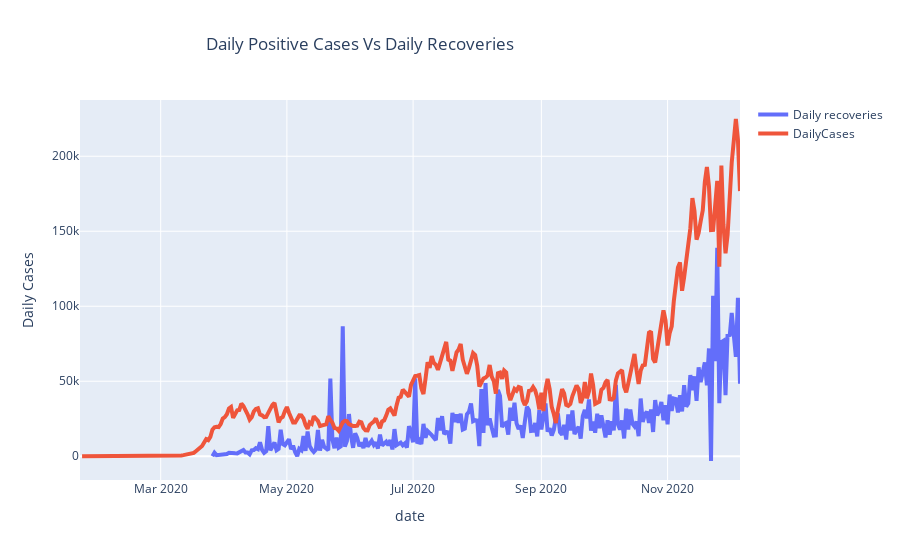

The cell this chart's notebook holds for it:
### Markdown cell above
## Dynamic Plot for showing Daily cases vs Recoveries

### Code cell
#US_daily['Daily New Cases']=US_daily['positive'].diff()
US_daily['Daily recoveries']=US_daily['recovered'].diff()
fig=px.line(US_daily,x='date',y=['Daily recoveries','DailyCases'],title="Daily Positive Cases Vs Daily Recoveries")
#fig=px.line(US_daily,x='date',y='Daily recoveries')

#fig.add_trace(line=dict(color=['red','green'],width=4))

fig.update_traces(line=dict(width=4))
fig.update_layout(
        #title_text = 'Covid-19 deaths In The United States By Geography',
        yaxis_title="Daily Cases",
        title_x=0.4,
        showlegend = True,
        legend_title=""
        )

        
fig.show()

### Figure 1 — Plotly figure (JSON) as saved in the notebook; plotly's stock layout.template omitted (floating-point values rounded to 4 significant figures; data arrays with more than 128 entries replaced by an {"elided": "..."} marker saying what was removed)
{"data": [{"hovertemplate": "variable=Daily recoveries<br>date=%{x}<br>value=%{y}<extra></extra>", "legendgroup": "Daily recoveries", "line": {"color": "#636efa", "dash": "solid", "width": 4}, "mode": "lines", "name": "Daily recoveries", "orientation": "v", "showlegend": true, "type": "scatter", "x": {"elided": "320 str values"}, "xaxis": "x", "y": {"elided": "320 int values"}, "yaxis": "y"}, {"hovertemplate": "variable=DailyCases<br>date=%{x}<br>value=%{y}<extra></extra>", "legendgroup": "DailyCases", "line": {"color": "#EF553B", "dash": "solid", "width": 4}, "mode": "lines", "name": "DailyCases", "orientation": "v", "showlegend": true, "type": "scatter", "x": {"elided": "320 str values"}, "xaxis": "x", "y": {"elided": "320 int values"}, "yaxis": "y"}], "layout": {"legend": {"title": {"text": ""}, "tracegroupgap": 0}, "showlegend": true, "title": {"text": "Daily Positive Cases Vs Daily Recoveries", "x": 0.4}, "xaxis": {"anchor": "y", "domain": [0, 1], "title": {"text": "date"}}, "yaxis": {"anchor": "x", "domain": [0, 1], "title": {"text": "Daily Cases"}}}}
